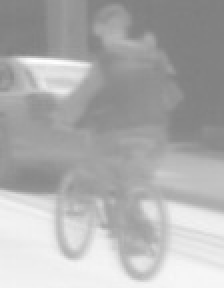
#> input picture src/FLIR_01698.jpeg, 112 x 144 px (shown 2 times larger)
$ python test_randcrop.py
#> lines starting #> are read from the running program, lines starting #| are printed output that depends on the picture
import cv2
import numpy as np

def get_border(border, size):
    i = 1
    while size - border // i <= border // i:
        i *= 2
    return border // i


def get_dir(src_point, rot_rad):
    sn, cs = np.sin(rot_rad), np.cos(rot_rad)

    src_result = [0, 0]
    src_result[0] = src_point[0] * cs - src_point[1] * sn
    src_result[1] = src_point[0] * sn + src_point[1] * cs

    return src_result


def get_3rd_point(a, b):
    direct = a - b
    return b + np.array([-direct[1], direct[0]], dtype=np.float32)

def get_affine_transform(center,
                         scale,
                         rot,
                         output_size,
                         shift=np.array([0, 0], dtype=np.float32),
                         inv=0):

    if not isinstance(scale, np.ndarray) and not isinstance(scale, list):
        scale = np.array([scale, scale], dtype=np.float32)

    scale_tmp = scale
    src_w = scale_tmp[0]
    dst_w = output_size[0]
    dst_h = output_size[1]

    rot_rad = np.pi * rot / 180
    src_dir = get_dir([0, src_w * -0.5], rot_rad)
    dst_dir = np.array([0, dst_w * -0.5], np.float32)

    src = np.zeros((3, 2), dtype=np.float32)
    dst = np.zeros((3, 2), dtype=np.float32)
    src[0, :] = center + scale_tmp * shift
    src[1, :] = center + src_dir + scale_tmp * shift
    dst[0, :] = [dst_w * 0.5, dst_h * 0.5]
    dst[1, :] = np.array([dst_w * 0.5, dst_h * 0.5], np.float32) + dst_dir

    src[2:, :] = get_3rd_point(src[0, :], src[1, :])
    dst[2:, :] = get_3rd_point(dst[0, :], dst[1, :])

    if inv:
        trans = cv2.getAffineTransform(np.float32(dst), np.float32(src))
    else:
        trans = cv2.getAffineTransform(np.float32(src), np.float32(dst))

    return trans

def main(img_path):

#> called with img_path = './FLIR_01698.jpeg'
	img = cv2.imread(img_path)
#> img is the input picture: shape (144, 112, 3); min 126, max 255, mean 175
	input_res = 384

	height, width = img.shape[0], img.shape[1]
#> height = 144; width = 112
	c = np.array([img.shape[1] / 2., img.shape[0] / 2.], dtype=np.float32)
#> c = [56, 72]
	s = max(img.shape[0], img.shape[1]) * 1.0
#> s = 144
	rot = 10

	s = s * np.random.choice(np.arange(0.6, 1.4, 0.1))
	w_border = get_border(128, img.shape[1])
#> w_border = 32
	h_border = get_border(128, img.shape[0])
#> h_border = 64
	c[0] = np.random.randint(low=w_border, high=img.shape[1] - w_border)
	c[1] = np.random.randint(low=h_border, high=img.shape[0] - h_border)

	trans_input = get_affine_transform(
	  c, s, rot, [input_res, input_res])

	inp = cv2.warpAffine(img, trans_input,
	  (input_res, input_res),
	   flags=cv2.INTER_LINEAR)
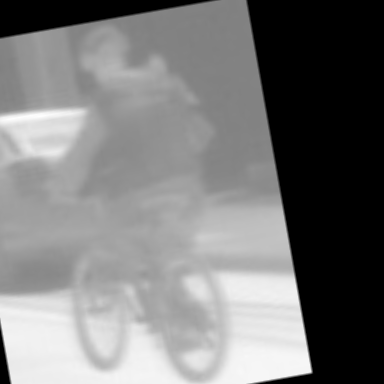
#> inp: shape (384, 384, 3); min 0, max 255, mean 121.1

	cv2.imshow("Imagen Transformada",inp)
	cv2.waitKey(0)
	cv2.destroyAllWindows()


if __name__=='__main__':
	img_path = "./FLIR_01698.jpeg"
	main(img_path)
